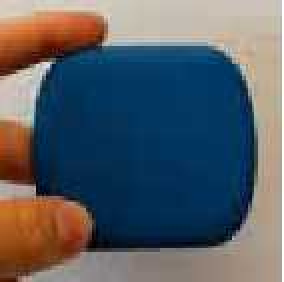
#> input picture cv_proj/blue_test.jpg, 142 x 141 px (shown 2 times larger)
$ jupyter execute --allow-errors Ball_Tracker_Tutorial.ipynb
#> lines starting #> are read from the running program, lines starting #| are printed output that depends on the picture; after the words box and inside, x2 and y2 are one past the last pixel; in counts of white or black regions, pixels touching at a corner belong together
#   Exercise 4 - Computer Vision

##  Task 3- Object Detection

Before you begin this tutorial you have to complete the following tasks explained in the handout
- [x] Setting up the gazebo simulation as a ROS package
- [x] Setting up Conda environment to run this jupyter notebook

### Part 1 - Detecting a simulated ball

- Import the required python libraries

[cell 1]
import numpy as np
import imutils
import cv2
import rospy
from cv_bridge import CvBridge
from sensor_msgs.msg import Image, CameraInfo
import time

- [ ] First make sure you have roslaunched gazebo world runing in the background
- [x] Initialize a ros node by the name "ball_tracker". Follow the rospy [documentatiomn](http://wiki.ros.org/rospy/Overview/Initialization%20and%20Shutdown) to undestand the code line
- [x] Create an object of cv_bridge class.
- [ ] You will be converting the image frames from RGB to HSV color space. Understand the [HSV](https://en.wikipedia.org/wiki/HSL_and_HSV) colour space interpretation. Define the threshold (Upper and Lower)for simulated ball in HSV color space. Read the OpenCV [documentation](https://docs.opencv.org/3.4.6/de/d25/imgproc_color_conversions.html#color_convert_rgb_hsv) to understand about OpenCV color converstion from RGB/BGR to HSV.

[cell 2]
rospy.init_node('ball_tracker')
#> (this line was passed over: rospy is not available in this run)
#> (the rest of this cell did not finish here and is left out)

Complete the function to perfom following tasks
- [ ] Grab a ROS image by subscribing to the camera topic '/camera1/image_raw'. Hint: you can use [rospy.wait_for_message()](https://docs.ros.org/en/diamondback/api/rospy/html/rospy.client-pysrc.html#wait_for_message) to receive one message from a topic
- [ ] Convert the ROS image message to an OpenCV image (desired_encoding='rgb8') and return output using [CvBridge](http://wiki.ros.org/cv_bridge/Tutorials/ConvertingBetweenROSImagesAndOpenCVImagesPython)

[cell 3]
def grab_frame():

    ## Your code begins here
    img_message = rospy.wait_for_message('/camera1/image_raw', Image, timeout=5)
    frame = bridge.imgmsg_to_cv2(img_message, desired_encoding='rgb8')
    ## Your code ends here

    return frame

Create a function to perform the following process on image
- [ ] Resize the image with [imutils](https://www.pyimagesearch.com/2015/02/02/just-open-sourced-personal-imutils-package-series-opencv-convenience-functions/) while protecting the original aspect ratio. set image width to 600.
- [ ]  Add gaussean blur to the image with OpenCV image [smoothing] (https://docs.opencv.org/4.5.2/d4/d13/tutorial_py_filtering.html)
-  [ ] Convert image from RGB to HSV using OpenCV image [conversion](https://docs.opencv.org/3.4/d8/d01/group__imgproc__color__conversions.html#gga4e0972be5de079fed4e3a10e24ef5ef0aa4a7f0ecf2e94150699e48c79139ee12)
-  [ ] Construct a mask for green color using OpenCV [thresholding](https://docs.opencv.org/3.4/da/d97/tutorial_threshold_inRange.html) functions
-  [ ] Perform Erosion and Dialation on the image mask using OpenCV [Morphological](https://docs.opencv.org/3.4/db/df6/tutorial_erosion_dilatation.html) operationshttps://docs.opencv.org/3.4/db/df6/tutorial_erosion_dilatation.html
-  [x] Return image mask and resized frame as output

[cell 4]
def prep(frame, lower, upper):
    # Your code begins here
    # resize to 600x600
    frame = imutils.resize(frame, width = 600)
    # apply gaussian blur
    frame_blur = cv2.GaussianBlur(frame, (5,5), cv2.BORDER_DEFAULT)
    # rgb 2 hsv
    frame_HSV = cv2.cvtColor(frame_blur, cv2.COLOR_RGB2HSV)
    # thresholding
    mask = cv2.inRange(frame_HSV, lower, upper)
    # erosion & dilation
    kernel = np.ones((5,5), np.uint8)
    mask = cv2.erode(mask, kernel, iterations=1)
    mask = cv2.dilate(mask, kernel, iterations=1)
    #Your code ends here
    return mask, frame

-  [ ] Create a function to find contours in the mask image and return a tuple consisting of contour coordinates using OpenCV [contour](https://docs.opencv.org/4.5.0/d4/d73/tutorial_py_contours_begin.html) functiuons

[cell 5]
def find_cnts(mask):
    ## Your code begins here
    # find contour in mask
    cnts = cv2.findContours(mask, cv2.RETR_TREE, cv2.CHAIN_APPROX_SIMPLE)

    ## Your code ends here

    cnts = imutils.grab_contours(cnts)
    return cnts

-  [x] Assuming all the above functions are ciompleted, run the following code to view 3 orignal image frmae, image mask and tracking in 3 individual windows
-  [x] Press "Q" to abort

#> (a cell that did not finish here is left out)

### Part 2 - Detecting a coloured blob from a video

-  [ ]  Now lets do the tracking of a blob in video file without using ROS. Have a look at the video file provided with the assignment folder. Initialize the new threshold values according to the color you want to detect.

[cell 7]
# Your code begins here
Lower = (100, 50, 40)
Upper = (140, 255, 255)
# Your code ends here

[cell 8]
blueI = cv2.imread("blue_test.jpg")
#> blueI is the input picture: shape (141, 142, 3); mean B, G, R 101.6, 94.3, 87.9
blueI_hsv = cv2.cvtColor(blueI, cv2.COLOR_BGR2HSV)
#> blueI_hsv: shape (141, 142, 3); mean H, S, V 63.6, 158.3, 127
blueI_hsv
mask = cv2.inRange(blueI_hsv, Lower, Upper)
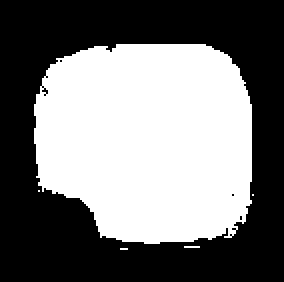
#> mask: shape (141, 142) (shown 2 times larger); 46.7% white; 5 white regions (4 under 20 px), largest, box (x1, y1, x2, y2) and area: (17, 22, 126, 122) 9333
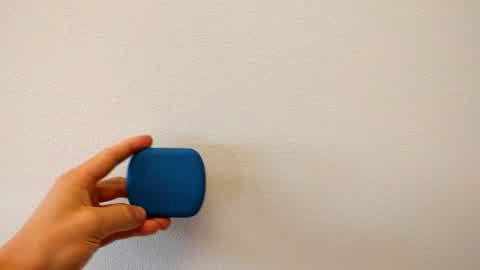
#> input picture frame 30 of cv_proj/test_video.avi, 480 x 270 px
#> further down, frame is the input picture: shape (270, 480, 3); mean B, G, R 160.5, 176.2, 193.7
cv2.imshow('original', blueI)
cv2.imshow('mask', mask)
cv2.waitKey(0)
cv2.destroyAllWindows()
# mask

[cell 9]
def prep_video_frame(frame, lower, upper):
    # Your code begins here
    # resize to 600x600
    # frame = imutils.resize(frame, width = 600)
    # apply gaussian blur
    # frame_blur = cv2.GaussianBlur(frame, (5,5), cv2.BORDER_DEFAULT)
    # rgb 2 hsv
#> called with lower = (100, 50, 40), upper = (140, 255, 255)
    frame_HSV = cv2.cvtColor(frame, cv2.COLOR_BGR2HSV)
#> frame_HSV: shape (270, 480, 3); mean H, S, V 20.8, 56.8, 196.6
    # thresholding
    mask = cv2.inRange(frame_HSV, lower, upper)
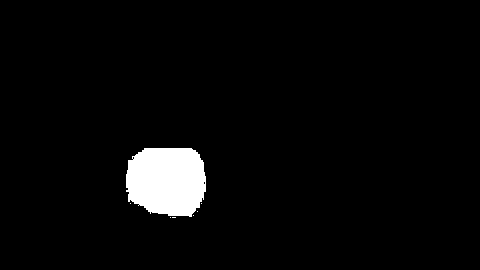
#> mask: shape (270, 480); 3.6% white; 7 white regions (6 under 20 px), largest, box (x1, y1, x2, y2) and area: (126, 148, 206, 217) 4665
    # erosion & dilation
    kernel = np.ones((5,5), np.uint8)
    mask = cv2.erode(mask, kernel, iterations=1)
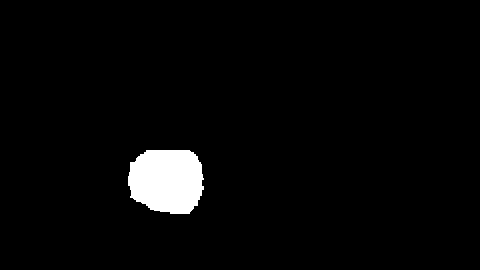
#> mask: shape (270, 480); 3.1% white; 1 white region, box (x1, y1, x2, y2) and area: (128, 150, 204, 214) 4055
    mask = cv2.dilate(mask, kernel, iterations=1)
#> mask: shape (270, 480); 3.6% white; 1 white region
    #Your code ends here
    return mask, frame

[cell 10]
def find_cnts(mask):
    ## Your code begins here
    # find contour in mask
    cnts = cv2.findContours(mask, cv2.RETR_TREE, cv2.CHAIN_APPROX_SIMPLE)
#> cnts = 1 contour; box (x1, y1, x2, y2) and area: (126, 148, 206, 216) 4514

    ## Your code ends here

    cnts = imutils.grab_contours(cnts)
    return cnts

-  [ ] Complete the rest of the program to grab a frame from video clip and apply image processing functions to detect the color blob. You may reuse the functions from Part 1. You may also refer OpenCV documentation and implement new functions if you want.

[cell 11]
# Your code here
vid = cv2.VideoCapture("./test_video.avi")

while vid.isOpened():
    # capture video frame by frame
    ret, frame = vid.read()
    if ret == True:

        time.sleep(0.05)
        mask, frame  = prep_video_frame(frame, Lower, Upper)

        cv2.imshow('frame', frame)
        cv2.imshow('Mask', mask)
        # press q to quit
        cnts  = find_cnts(mask)


        center = None
        # proceed only if a contour is detected
        if len(cnts) > 0:
            c = max(cnts, key=cv2.contourArea)
#> c = contour of 90 points, box (x1, y1, x2, y2) (126, 148, 206, 216), area 4514
            ((x, y), radius) = cv2.minEnclosingCircle(c)
#> x = 165.5; y = 180.6; radius = 42.8
            # Find center of contour using moments in opencvq
            M = cv2.moments(c)
#> M = moments, m00 4514, centre m10/m00, m01/m00 = (166.5, 180.3)
            center = (int(M["m10"] / M["m00"]), int(M["m01"] / M["m00"]))
#> center = (166, 180)
            if radius > 10:
                cv2.circle(frame, (int(x), int(y)), int(radius),
                    (0, 0, 255), 2)
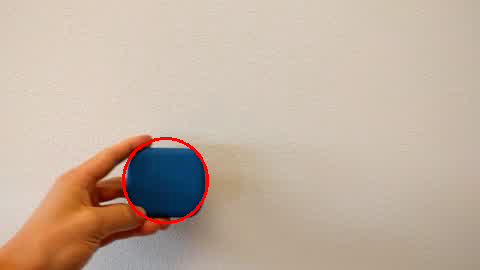
#> frame: shape (270, 480, 3); 0.61% of pixels changed, all inside (x1, y1, x2, y2) = (122, 137, 209, 224)
                cv2.circle(frame, center, 5, (0, 0, 255), -1)
#> frame: shape (270, 480, 3); 0.06% of pixels changed, all inside (x1, y1, x2, y2) = (161, 175, 172, 186)

        cv2.imshow("Tracking", frame)
    else:
        vid.set(cv2.CAP_PROP_POS_FRAMES, 0)  # restart video

    if cv2.waitKey(1) & 0xFF == ord('q'):
#> (key q is pressed here)
        break

vid.release()
cv2.destroyAllWindows()
